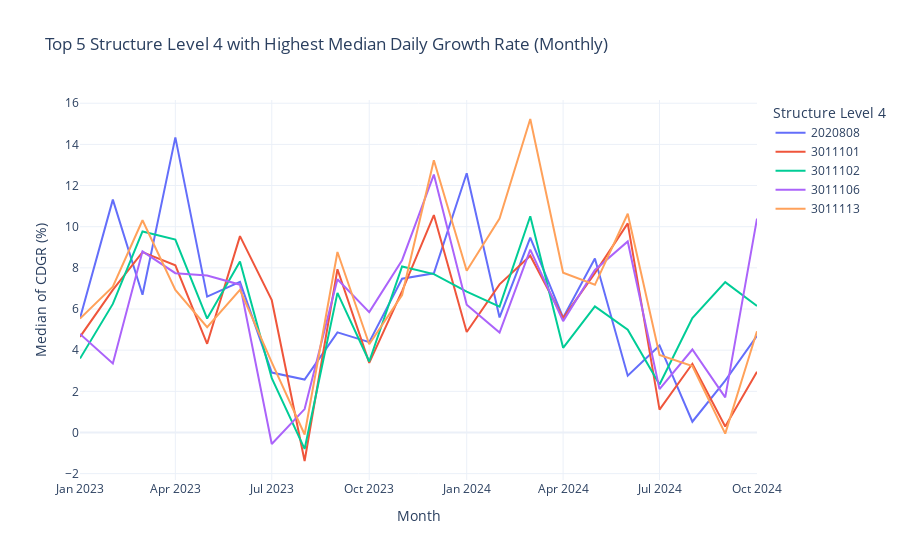

Here is the notebook cell this chart was saved with:
### Code cell
#Calculate the overall median by structure_level_4
top10_structures = (
    df_median_monthly
    .groupby('structure_level_4')['daily_growth_rate']
    .median()
    .sort_values(ascending=False)
    .head(5)
    .index
)

# Filter the DataFrame to keep only the Top 10
df_top10 = df_median_monthly[df_median_monthly['structure_level_4'].isin(top10_structures)]

# Plot
fig = px.line(
    df_top10,
    x='month',
    y='daily_growth_rate',
    color='structure_level_4',
    title='Top 5 Structure Level 4 with Highest Median Daily Growth Rate (Monthly)',
    labels={
        'month': 'Month',
        'daily_growth_rate': 'Median of CDGR (%)',
        'structure_level_4': 'Structure Level 4'
    },
    template='plotly_white'
)

fig.show()

### Figure 1 — Plotly figure (JSON) as saved in the notebook; plotly's stock layout.template omitted (floating-point values rounded to 4 significant figures)
{"data": [{"hovertemplate": "Structure Level 4=2020808<br>Month=%{x}<br>Median of CDGR (%)=%{y}<extra></extra>", "legendgroup": "2020808", "line": {"color": "#636efa", "dash": "solid"}, "marker": {"symbol": "circle"}, "mode": "lines", "name": "2020808", "orientation": "v", "showlegend": true, "type": "scatter", "x": ["2023-01-01T00:00:00", "2023-02-01T00:00:00", "2023-03-01T00:00:00", "2023-04-01T00:00:00", "2023-05-01T00:00:00", "2023-06-01T00:00:00", "2023-07-01T00:00:00", "2023-08-01T00:00:00", "2023-09-01T00:00:00", "2023-10-01T00:00:00", "2023-11-01T00:00:00", "2023-12-01T00:00:00", "2024-01-01T00:00:00", "2024-02-01T00:00:00", "2024-03-01T00:00:00", "2024-04-01T00:00:00", "2024-05-01T00:00:00", "2024-06-01T00:00:00", "2024-07-01T00:00:00", "2024-08-01T00:00:00", "2024-09-01T00:00:00", "2024-10-01T00:00:00"], "xaxis": "x", "y": [5.55, 11.31, 6.694, 14.34, 6.599, 7.315, 2.911, 2.57, 4.863, 4.39, 7.47, 7.737, 12.6, 5.588, 9.474, 5.576, 8.451, 2.762, 4.23, 0.5222, 2.522, 4.696], "yaxis": "y"}, {"hovertemplate": "Structure Level 4=3011101<br>Month=%{x}<br>Median of CDGR (%)=%{y}<extra></extra>", "legendgroup": "3011101", "line": {"color": "#EF553B", "dash": "solid"}, "marker": {"symbol": "circle"}, "mode": "lines", "name": "3011101", "orientation": "v", "showlegend": true, "type": "scatter", "x": ["2023-01-01T00:00:00", "2023-02-01T00:00:00", "2023-03-01T00:00:00", "2023-04-01T00:00:00", "2023-05-01T00:00:00", "2023-06-01T00:00:00", "2023-07-01T00:00:00", "2023-08-01T00:00:00", "2023-09-01T00:00:00", "2023-10-01T00:00:00", "2023-11-01T00:00:00", "2023-12-01T00:00:00", "2024-01-01T00:00:00", "2024-02-01T00:00:00", "2024-03-01T00:00:00", "2024-04-01T00:00:00", "2024-05-01T00:00:00", "2024-06-01T00:00:00", "2024-07-01T00:00:00", "2024-08-01T00:00:00", "2024-09-01T00:00:00", "2024-10-01T00:00:00"], "xaxis": "x", "y": [4.649, 6.933, 8.763, 8.121, 4.309, 9.541, 6.429, -1.386, 7.932, 3.385, 6.871, 10.56, 4.885, 7.199, 8.591, 5.559, 7.743, 10.16, 1.111, 3.338, 0.2894, 2.946], "yaxis": "y"}, {"hovertemplate": "Structure Level 4=3011102<br>Month=%{x}<br>Median of CDGR (%)=%{y}<extra></extra>", "legendgroup": "3011102", "line": {"color": "#00cc96", "dash": "solid"}, "marker": {"symbol": "circle"}, "mode": "lines", "name": "3011102", "orientation": "v", "showlegend": true, "type": "scatter", "x": ["2023-01-01T00:00:00", "2023-02-01T00:00:00", "2023-03-01T00:00:00", "2023-04-01T00:00:00", "2023-05-01T00:00:00", "2023-06-01T00:00:00", "2023-07-01T00:00:00", "2023-08-01T00:00:00", "2023-09-01T00:00:00", "2023-10-01T00:00:00", "2023-11-01T00:00:00", "2023-12-01T00:00:00", "2024-01-01T00:00:00", "2024-02-01T00:00:00", "2024-03-01T00:00:00", "2024-04-01T00:00:00", "2024-05-01T00:00:00", "2024-06-01T00:00:00", "2024-07-01T00:00:00", "2024-08-01T00:00:00", "2024-09-01T00:00:00", "2024-10-01T00:00:00"], "xaxis": "x", "y": [3.59, 6.249, 9.767, 9.377, 5.535, 8.303, 2.641, -0.7996, 6.785, 3.448, 8.07, 7.697, 6.845, 6.118, 10.51, 4.112, 6.131, 4.99, 2.331, 5.564, 7.306, 6.146], "yaxis": "y"}, {"hovertemplate": "Structure Level 4=3011106<br>Month=%{x}<br>Median of CDGR (%)=%{y}<extra></extra>", "legendgroup": "3011106", "line": {"color": "#ab63fa", "dash": "solid"}, "marker": {"symbol": "circle"}, "mode": "lines", "name": "3011106", "orientation": "v", "showlegend": true, "type": "scatter", "x": ["2023-01-01T00:00:00", "2023-02-01T00:00:00", "2023-03-01T00:00:00", "2023-04-01T00:00:00", "2023-05-01T00:00:00", "2023-06-01T00:00:00", "2023-07-01T00:00:00", "2023-08-01T00:00:00", "2023-09-01T00:00:00", "2023-10-01T00:00:00", "2023-11-01T00:00:00", "2023-12-01T00:00:00", "2024-01-01T00:00:00", "2024-02-01T00:00:00", "2024-03-01T00:00:00", "2024-04-01T00:00:00", "2024-05-01T00:00:00", "2024-06-01T00:00:00", "2024-07-01T00:00:00", "2024-08-01T00:00:00", "2024-09-01T00:00:00", "2024-10-01T00:00:00"], "xaxis": "x", "y": [4.786, 3.351, 8.803, 7.742, 7.629, 7.182, -0.5613, 1.135, 7.447, 5.85, 8.372, 12.53, 6.209, 4.855, 8.887, 5.412, 7.9, 9.283, 2.106, 4.032, 1.703, 10.39], "yaxis": "y"}, {"hovertemplate": "Structure Level 4=3011113<br>Month=%{x}<br>Median of CDGR (%)=%{y}<extra></extra>", "legendgroup": "3011113", "line": {"color": "#FFA15A", "dash": "solid"}, "marker": {"symbol": "circle"}, "mode": "lines", "name": "3011113", "orientation": "v", "showlegend": true, "type": "scatter", "x": ["2023-01-01T00:00:00", "2023-02-01T00:00:00", "2023-03-01T00:00:00", "2023-04-01T00:00:00", "2023-05-01T00:00:00", "2023-06-01T00:00:00", "2023-07-01T00:00:00", "2023-08-01T00:00:00", "2023-09-01T00:00:00", "2023-10-01T00:00:00", "2023-11-01T00:00:00", "2023-12-01T00:00:00", "2024-01-01T00:00:00", "2024-02-01T00:00:00", "2024-03-01T00:00:00", "2024-04-01T00:00:00", "2024-05-01T00:00:00", "2024-06-01T00:00:00", "2024-07-01T00:00:00", "2024-08-01T00:00:00", "2024-09-01T00:00:00", "2024-10-01T00:00:00"], "xaxis": "x", "y": [5.532, 7.081, 10.31, 6.932, 5.117, 6.928, 3.405, -0.0989, 8.769, 4.286, 6.678, 13.23, 7.86, 10.39, 15.23, 7.765, 7.176, 10.63, 3.771, 3.223, -0.05735, 4.92], "yaxis": "y"}], "layout": {"legend": {"title": {"text": "Structure Level 4"}, "tracegroupgap": 0}, "title": {"text": "Top 5 Structure Level 4 with Highest Median Daily Growth Rate (Monthly)"}, "xaxis": {"anchor": "y", "domain": [0, 1], "title": {"text": "Month"}}, "yaxis": {"anchor": "x", "domain": [0, 1], "title": {"text": "Median of CDGR (%)"}}}}
